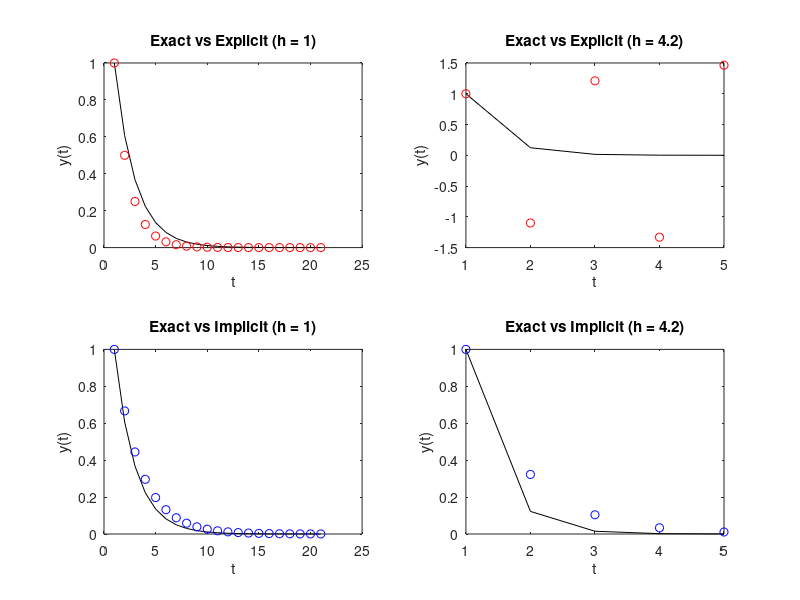

The MATLAB source for this figure:
function hw3_prob1()

%- Explicit Cases -%

% h = 1
dt = 1;
t = 0:dt:20;
fy = exp(-0.5*t);
exY(1) = 1;

subplot(2,2,1)
plot(fy, 'k');
hold on;
N = length(t);

for i = 2:N
   exY(i) = exY(i-1)-0.5*exY(i-1)*dt;
end
plot(exY, 'r o');
title('Exact vs Explicit (h = 1)');
xlabel('t');
ylabel('y(t)');

% h = 4.2
dt2 = 4.2;
t = 0:dt2:20;
fy = exp(-0.5*t);
exY2(1) = 1;
N = length(t);

subplot(2,2,2)
plot(fy, 'k');
hold on;

for i = 2:N
   exY2(i) = exY2(i-1)-0.5*exY2(i-1)*dt2;
end
plot(exY2, 'r o');
title('Exact vs Explicit (h = 4.2)');
xlabel('t');
ylabel('y(t)');

%- Implicit cases -%

% h = 1
dt3 = 1;
t = 0:dt3:20;
fy = exp(-0.5*t);
imY(1) = 1;

subplot(2,2,3)
plot(fy, 'k');
hold on;
N = length(t);

for i = 2:N
   imY(i) = imY(i-1)/(1+0.5*dt3);
end
plot(imY, 'b o');
title('Exact vs Implicit (h = 1)');
xlabel('t');
ylabel('y(t)');

% h = 4.2
dt4 = 4.2;
t = 0:dt4:20;
fy = exp(-0.5*t);
imY2(1) = 1;

subplot(2,2,4)
plot(fy, 'k');
hold on;
N = length(t);

for i = 2:N
   imY2(i) = imY2(i-1)/(1+0.5*dt4);
end

plot(imY2, 'b o');
title('Exact vs Implicit (h = 4.2)');
xlabel('t');
ylabel('y(t)');

end

